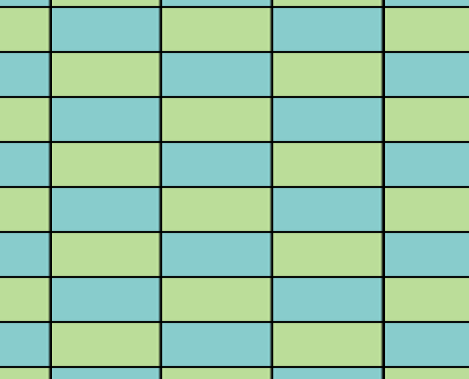
#> input picture opencv/img/stacked_bond.png, 469 x 379 px
$ python detectcorner.py
#> lines starting #> are read from the running program, lines starting #| are printed output that depends on the picture; after the words box and inside, x2 and y2 are one past the last pixel; in counts of white or black regions, pixels touching at a corner belong together
# import the required library
import numpy as np
import cv2
from matplotlib import pyplot as plt


# read the image
img = cv2.imread('img/stacked_bond.png')
#> img is the input picture: shape (379, 469, 3); mean B, G, R 166, 197.7, 150.2

# convert image to gray scale image
gray = cv2.cvtColor(img, cv2.COLOR_BGR2GRAY)
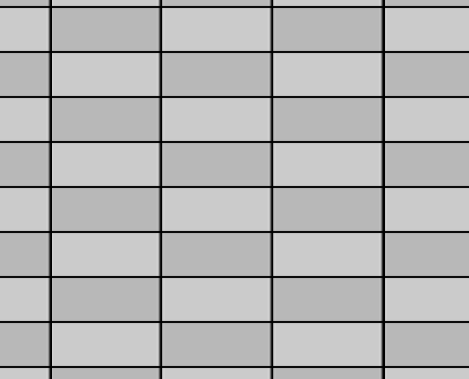
#> gray: shape (379, 469); min 0, max 210, mean 180

# detect corners with the goodFeaturesToTrack function.
corners = cv2.goodFeaturesToTrack(gray, 27, 0.01, 10)
#> corners = 27 rows, first 8: [52, 365], [52, 323], [52, 275], [52, 233], [52, 185], [52, 143], [52, 95], [52, 53]
corners = np.int0(corners)

# we iterate through each corner,
# making a circle at each point that we think is a corner.
for i in corners:
    x, y = i.ravel()
    cv2.circle(img, (x, y), 3, 255, -1)
#> this loop made 27 passes
#> (x, y) on passes 1 to 12: (52, 365), (52, 323), (52, 275), (52, 233), (52, 185), (52, 143), (52, 95), (52, 53), (52, 5), (385, 368), (385, 320), (385, 278)
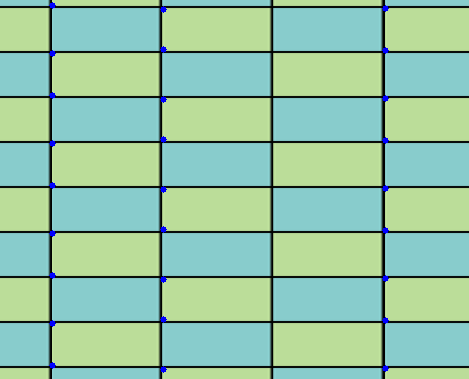
#> img: shape (379, 469, 3); 0.44% of pixels changed, all inside (x1, y1, x2, y2) = (49, 2, 389, 373)

plt.imshow(img)
plt.show()
